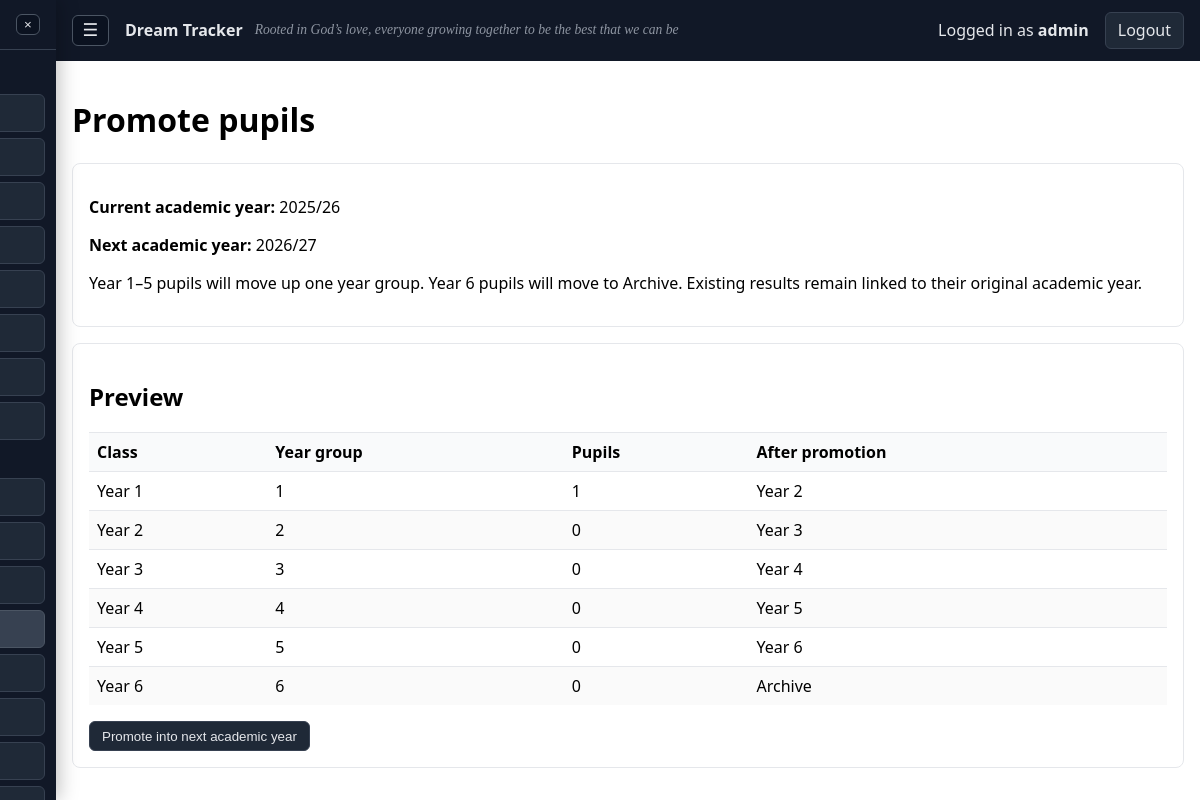
Screenshot of /admin/promote (signed in) with the database file from the repository.
### models.py (models this page shows, shortened)
class Teacher(UserMixin, db.Model):
    __tablename__ = "teachers"
    id = db.Column(db.Integer, primary_key=True)
    username = db.Column(db.String(80), unique=True, nullable=False)
    password_hash = db.Column(db.String(255), nullable=False)
    class_id = db.Column(db.Integer, db.ForeignKey("classes.id"))
    is_admin = db.Column(db.Boolean, nullable=False, default=False)
    is_active = db.Column(db.Boolean, nullable=False, default=True)
    class_links = db.relationship("TeacherClass", back_populates="teacher", cascade="all, delete-orphan")
    classes = db.relationship("SchoolClass", secondary="teacher_classes", viewonly=True)

class AcademicYear(db.Model):
    __tablename__ = "academic_years"
    id = db.Column(db.Integer, primary_key=True)
    label = db.Column(db.String(9), unique=True, nullable=False)  # "2025/26"
    start_date = db.Column(db.Date, nullable=True)
    end_date = db.Column(db.Date, nullable=True)
    is_current = db.Column(db.Boolean, default=False, nullable=False)

class SchoolClass(db.Model):
    __tablename__ = "classes"
    id = db.Column(db.Integer, primary_key=True)
    name = db.Column(db.String(80), unique=True, nullable=False)
    year_group = db.Column(db.Integer, nullable=True)  # e.g., 1..13 (Year 1..Year 13)
    is_archived = db.Column(db.Boolean, nullable=False, default=False)
    is_archive = db.Column(db.Boolean, nullable=False, default=False)
    pupils = db.relationship("Pupil", backref="klass", cascade="all, delete-orphan")
    teachers = db.relationship("Teacher", backref="klass", foreign_keys="Teacher.class_id")
    teacher_links = db.relationship("TeacherClass", back_populates="school_class", cascade="all, delete-orphan")

### app.py (the view, shortened to what this page needs)
    @app.route("/admin/promote", methods=["GET", "POST"])
    @login_required
    def admin_promote():
        if not is_admin_user():
            flash("Admins only.", "error")
            return redirect(url_for("dashboard", subject="maths"))
        classes = active_classes_query().order_by(SchoolClass.year_group.asc(), SchoolClass.name.asc()).all()
        current_year = get_current_year()
        promote_map = {1: 2, 2: 3, 3: 4, 4: 5, 5: 6}
        classes_by_year = {c.year_group: c for c in classes if c.year_group is not None}
        missing_year_groups = [yg for yg in range(1, 7) if yg not in classes_by_year]
        source_label = current_year.label if current_year else "2025/26"
        next_year_label = next_year_label_from(source_label)
        preview_rows = []
        for klass in classes:
            pupil_count = Pupil.query.filter_by(class_id=klass.id).count()
            next_label = "Unchanged"
            next_class_id = None
            if klass.year_group == 6:
                next_label = "Archive"
            elif klass.year_group in promote_map:
                target_year = promote_map[klass.year_group]
                target_class = classes_by_year.get(target_year)
                if target_class:
                    next_label = target_class.name
                    next_class_id = target_class.id
                else:
                    next_label = f"Year {target_year} class not found"
            preview_rows.append({
                "klass": klass,
                "pupil_count": pupil_count,
                "next_label": next_label,
                "next_class_id": next_class_id,
            })
        return render_template(
            "admin_promote.html",
            preview_rows=preview_rows,
            current_year=current_year,
            next_year_label=next_year_label,
            missing_year_groups=missing_year_groups,
        )

### templates/admin_promote.html (shortened to what this page needs)
{% extends "layout.html" %}
{% block content %}
<h1>Promote pupils</h1>
<section class="card">
  <p><strong>Current academic year:</strong> {{ current_year.label if current_year else 'Not set' }}</p>
  <p><strong>Next academic year:</strong> {{ next_year_label }}</p>
  {% if missing_year_groups %}
    <p style="color:#991b1b;"><strong>Cannot promote yet.</strong> Missing year groups: {{ missing_year_groups|join(', ') }}.</p>
  {% else %}
    <p>Year 1–5 pupils will move up one year group. Year 6 pupils will move to Archive. Existing results remain linked to their original academic year.</p>
  {% endif %}
</section>
<section class="card">
  <h2>Preview</h2>
  <table>
    <thead>
      <tr>
        <th>Class</th>
        <th>Year group</th>
        <th>Pupils</th>
        <th>After promotion</th>
      </tr>
    </thead>
    <tbody>
      {% for row in preview_rows %}
      <tr>
        <td>{{ row.klass.name }}</td>
        <td>{{ row.klass.year_group if row.klass.year_group is not none else '—' }}</td>
        <td>{{ row.pupil_count }}</td>
        <td>{{ row.next_label }}</td>
      </tr>
      {% endfor %}
    </tbody>
  </table>
  <form method="post" style="margin-top:1rem;">
    <button class="button" type="submit" {% if missing_year_groups %}disabled{% endif %}>Promote into next academic year</button>
  </form>
</section>
{% endblock %}

### templates/layout.html (shortened to what this page needs)
<!doctype html>
<html lang="en">
<head>
</head>
<body>
  {% set sidebar_params = namespace(values={}) %}
  {% for key in ['year','term','class','gender','pp','laps','svc','min_pct','max_pct','band'] %}
    {% if request.args.get(key) %}
      {% set _ = sidebar_params.values.update({key: request.args.get(key)}) %}
    {% endif %}
  {% endfor %}
  {% set sidebar_subject = request.view_args.get('subject') if request.view_args and request.view_args.get('subject') else request.args.get('subject', 'maths') %}
  {% set sidebar_mode = request.args.get('mode', 'table' if current_user.is_admin else 'home') %}
  {% set reports_href = url_for('reports', **sidebar_params.values) %}
  {% set is_year6_menu = y6_nav is not none %}
  {% if current_user.is_authenticated %}
    <div id="sidebarHoverZone" class="hover-zone" aria-hidden="true"></div>
    <aside id="sidebar" class="sidebar" aria-label="Main menu">
      <div class="sidebar-head">
        <button id="menuCloseBtn" class="sidebar-close" aria-label="Close menu" type="button">×</button>
      </div>
      <nav class="sidebar-nav">
        <div class="section-title">Teacher</div>
        {% if is_year6_menu %}
          <a class="sidebar-link {{ 'active' if request.endpoint == 'y6_home' or (request.endpoint == 'dashboard' and sidebar_mode == 'home') else '' }}" href="{{ url_for('y6_home', **sidebar_params.values) }}">Home</a>
          <a class="sidebar-link {{ 'active' if request.endpoint in ['y6_sats_tracker', 'sats_page'] else '' }}" href="{{ url_for('y6_sats_tracker', **sidebar_params.values) }}">SATs Tracker</a>
          <a class="sidebar-link {{ 'active' if request.endpoint in ['y6_writing', 'writing_dashboard'] or (request.endpoint == 'dashboard' and sidebar_subject == 'writing') else '' }}" href="{{ url_for('y6_writing', **sidebar_params.values) }}">Writing</a>
          <a class="sidebar-link {{ 'active' if request.endpoint in ['y6_reports', 'reports'] else '' }}" href="{{ url_for('y6_reports', **sidebar_params.values) }}">Reports</a>
        {% else %}
          <a class="sidebar-link {{ 'active' if request.endpoint == 'dashboard' and sidebar_mode == 'home' else '' }}" href="{{ url_for('dashboard', subject='maths', mode='home', **sidebar_params.values) }}">Home</a>
          <a class="sidebar-link {{ 'active' if request.endpoint == 'dashboard' and sidebar_mode == 'table' and sidebar_subject == 'maths' else '' }}" href="{{ url_for('dashboard', subject='maths', mode='table', **sidebar_params.values) }}">Maths</a>
          <a class="sidebar-link {{ 'active' if request.endpoint == 'dashboard' and sidebar_mode == 'table' and sidebar_subject == 'reading' else '' }}" href="{{ url_for('dashboard', subject='reading', mode='table', **sidebar_params.values) }}">Reading</a>
          <a class="sidebar-link {{ 'active' if request.endpoint == 'dashboard' and sidebar_mode == 'table' and sidebar_subject == 'spag' else '' }}" href="{{ url_for('dashboard', subject='spag', mode='table', **sidebar_params.values) }}">SPaG</a>
          <a class="sidebar-link {{ 'active' if request.endpoint == 'dashboard' and sidebar_mode == 'table' and sidebar_subject == 'writing' else '' }}" href="{{ url_for('dashboard', subject='writing', mode='table', **sidebar_params.values) }}">Writing</a>
          <a class="sidebar-link {{ 'active' if request.endpoint == 'assessments' else '' }}" href="{{ url_for('assessments') }}">GAP</a>
          <a class="sidebar-link {{ 'active' if request.endpoint == 'interventions' else '' }}" href="{{ url_for('interventions') }}">Interventions</a>
          <a class="sidebar-link {{ 'active' if request.endpoint == 'reports' else '' }}" href="{{ reports_href }}">Reports</a>
        {% endif %}
        {% if current_user.is_admin %}
          <div class="section-title">Admin</div>
          <a class="sidebar-link {{ 'active' if request.endpoint in ['admin_home','admin_overview'] else '' }}" href="{{ url_for('admin_home') }}">Home</a>
          <a class="sidebar-link {{ 'active' if request.endpoint in ['interventions','admin_interventions'] else '' }}" href="{{ url_for('interventions') }}">Interventions</a>
          <a class="sidebar-link {{ 'active' if request.endpoint == 'admin_years' else '' }}" href="{{ url_for('admin_years') }}">Years</a>
          <a class="sidebar-link {{ 'active' if request.endpoint == 'admin_promote' else '' }}" href="{{ url_for('admin_promote') }}">Promote</a>
          <a class="sidebar-link {{ 'active' if request.endpoint == 'admin_users' else '' }}" href="{{ url_for('admin_users') }}">Users</a>
          <a class="sidebar-link {{ 'active' if request.endpoint == 'admin_classes' else '' }}" href="{{ url_for('admin_classes') }}">Classes</a>
          <a class="sidebar-link {{ 'active' if request.endpoint == 'admin_archive' else '' }}" href="{{ url_for('admin_archive') }}">Archive</a>
          <a class="sidebar-link {{ 'active' if request.endpoint == 'import_results' else '' }}" href="{{ url_for('import_results') }}">Import data</a>
        {% endif %}
      </nav>
    </aside>
  {% endif %}
  <header class="bar">
    {% if current_user.is_authenticated %}
      <button id="menuBtn" class="menu-btn" aria-label="Open menu" type="button">☰</button>
    {% endif %}
    <div class="brand-wrap">
      <a class="brand" href="{{ url_for('index') }}">Dream Tracker</a>
      <span class="school-motto">Rooted in God’s love, everyone growing together to be the best that we can be</span>
    </div>
    {% if current_user.is_authenticated %}
      <span>Logged in as <strong>{{ current_user.username }}</strong></span>
      <a class="button" href="{{ url_for('logout') }}">Logout</a>
    {% else %}
      <a class="button" href="{{ url_for('login') }}">Login</a>
    {% endif %}
  </header>
  <main>
    {% block content %}{% endblock %}
  </main>
</body>
</html>

### templates/layout.html (style rules this page uses)
html, body { height: 100%; }
body { font-family: system-ui, -apple-system, Segoe UI, Roboto, Arial, sans-serif; margin: 0; padding: 0; display: block; width: 100%; overflow-x: hidden; }
header.bar { display: flex; align-items: center; flex-wrap: wrap; gap: 1rem; padding: 0.75rem 1rem; background: #111827; color: #e5e7eb; width: 100%; box-sizing: border-box; }
header.bar .brand { color: #e5e7eb; text-decoration: none; font-weight: 700; white-space: nowrap; }
header.bar .brand-wrap { display: inline-flex; align-items: center; position: relative; }
.school-motto { position: absolute; left: calc(100% + 0.75rem); font-family: "Georgia", "Times New Roman", cursive; font-style: italic; font-size: 0.85rem; color: #9ca3af; white-space: nowrap; opacity: 0.9; }
.menu-btn { border: 1px solid #4b5563; border-radius: 6px; background: #0b1220; color: #e5e7eb; font-size: 1.1rem; line-height: 1; padding: 0.35rem 0.6rem; cursor: pointer; }
header.bar a { color: #e5e7eb; text-decoration: none; }
.sidebar { position: fixed; top: 0; left: 0; height: 100vh; width: 260px; background: #111827; color: #e5e7eb; z-index: 30; box-shadow: 3px 0 18px rgba(0, 0, 0, 0.25); transform: translateX(-204px); transition: transform 0.2s ease; overflow-y: auto; }
.hover-zone { position: fixed; top: 0; left: 0; bottom: 0; width: 20px; z-index: 25; background: transparent; }
.sidebar-head { display: flex; align-items: center; justify-content: space-between; padding: 0.85rem 1rem; border-bottom: 1px solid #374151; font-weight: 700; }
.sidebar-close { border: 1px solid #4b5563; border-radius: 6px; background: #0b1220; color: #e5e7eb; line-height: 1; padding: 0.2rem 0.45rem; cursor: pointer; }
.sidebar-nav { display: flex; flex-direction: column; gap: 0.35rem; padding: 0.7rem; }
.sidebar-nav .section-title { color: #9ca3af; font-size: 0.8rem; text-transform: uppercase; letter-spacing: 0.02em; margin: 0.45rem 0 0.1rem; padding: 0 0.45rem; }
.sidebar-link { color: #e5e7eb; text-decoration: none; border: 1px solid #374151; border-radius: 6px; background: #1f2937; padding: 0.45rem 0.6rem; white-space: nowrap; overflow: hidden; text-overflow: ellipsis; }
.sidebar-link.active { background: #374151; border-color: #4b5563; }
a.button, button.button, .button { display: inline-block; padding: 0.4rem 0.75rem; border: 1px solid #374151; border-radius: 6px; background: #1f2937; color: #e5e7eb; white-space: nowrap; }
main { padding: 1rem; }
body.has-sidebar main, body.has-sidebar header.bar { padding-left: calc(56px + 1rem); }
section.card, .card { border: 1px solid #e5e7eb; border-radius: 8px; padding: 1rem; margin: 1rem 0; }
table { width: 100%; border-collapse: collapse; }
th, td { padding: 0.5rem; border-top: 1px solid #e5e7eb; text-align: left; vertical-align: top; }
th { background: #f9fafb; }
tbody tr:nth-child(even) { background: #fafafa; }

### rows the page displays
Teacher: username "admin"
AcademicYear: label "2025/26"
SchoolClass: klass.name "Year 1", klass "1", pupil_count "1", next_label "Year 2"
SchoolClass: klass.name "Year 2", klass "2", pupil_count "0", next_label "Year 3"
SchoolClass: klass.name "Year 3", klass "3", pupil_count "0", next_label "Year 4"
SchoolClass: klass.name "Year 4", klass "4", pupil_count "0", next_label "Year 5"
SchoolClass: klass.name "Year 5", klass "5", pupil_count "0", next_label "Year 6", klass.name "Year 6", klass "6"

### other values shown
{{ next_year_label }} "2026/27"
{{ row.pupil_count }} "0"
{{ row.next_label }} "Archive"
